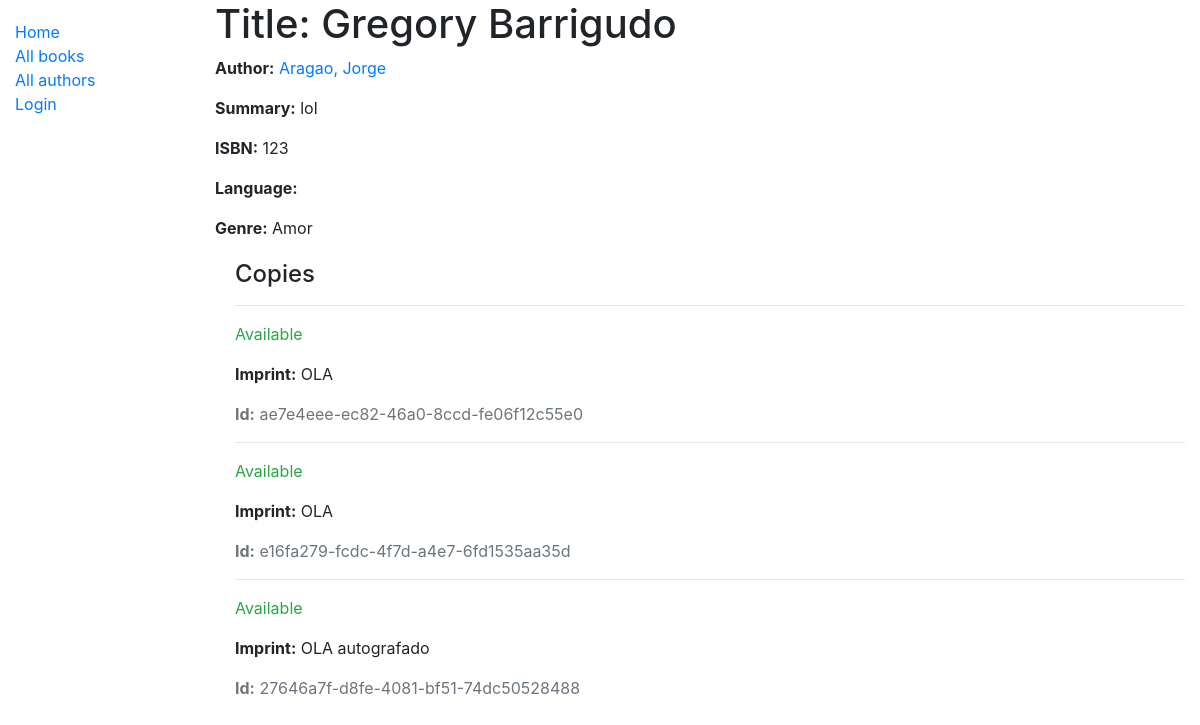
/catalog/book/1, run on the app's committed database.
### catalog/models.py (models this page shows, shortened)
class Book(models.Model):
    title = models.CharField(max_length=200)
    author = models.ForeignKey('Author', on_delete=models.SET_NULL, null=True)
    summary = models.TextField(max_length=1000, help_text='Enter a brief description of the book')
    isbn = models.CharField('ISBN', max_length=13, help_text='13 Character <a href="https://www.isbn-international.org/content/what-isbn">ISBN number</a>')
    genre = models.ManyToManyField(Genre, help_text='Select a genre for this book')

class Author(models.Model):
    first_name = models.CharField(max_length=100)
    last_name = models.CharField(max_length=100)
    date_of_birth = models.DateField(null=True, blank=True)
    date_of_death = models.DateField('Died', null=True, blank=True)
    class Meta:
        ordering = ['last_name', 'first_name']
    def __str__(self):
        return f'{self.last_name}, {self.first_name}'

class Genre(models.Model):
    name = models.CharField(max_length=200, help_text='Enter a book genre (e.g. Science Fiction)')
    def __str__(self):
        return self.name

class BookInstance(models.Model):
    id = models.UUIDField(primary_key=True, default=uuid.uuid4, help_text='Unique ID for this particular book across whole library')
    book = models.ForeignKey('Book', on_delete=models.SET_NULL, null=True)
    imprint = models.CharField(max_length=200)
    due_back = models.DateField(null=True, blank=True)
    borrower = models.ForeignKey(User, on_delete=models.SET_NULL, null=True, blank=True)
    LOAN_STATUS = (
        ('m', 'Maintenance'),
        ('o', 'On loan'),
        ('a', 'Available'),
        ('r', 'Reserved'),
    )
    status = models.CharField(
        max_length=1,
        choices=LOAN_STATUS,
        blank=True,
        default='m',
        help_text='Book availability',
    )
    class Meta:
        ordering = ['due_back']
        permissions = (("can_mark_returned", "Set book as returned"),)

### catalog/views.py (the view)
# urls.py: path('book/<int:pk>', views.BookDetailView.as_view(), name='book-detail'),
class BookDetailView(generic.DetailView):
    model = Book

### catalog/templates/catalog/book_detail.html (shortened to what this page needs)
{% extends "base_generic.html" %}
{% block content %}
  <h1>Title: {{ book.title }}</h1>
  <p><strong>Author:</strong> <a href="">{{ book.author }}</a></p>
  <p><strong>Summary:</strong> {{ book.summary }}</p>
  <p><strong>ISBN:</strong> {{ book.isbn }}</p>
  <p><strong>Language:</strong> {{ book.language }}</p>
  <p><strong>Genre:</strong> {% for genre in book.genre.all %} {{ genre }}{% if not forloop.last %}, {% endif %}{% endfor %}</p>
  <div style="margin-left:20px;margin-top:20px">
    <h4>Copies</h4>
    {% for copy in book.bookinstance_set.all %}
      <hr>
      <p class="{% if copy.status == 'a' %}text-success{% elif copy.status == 'm' %}text-danger{% else %}text-warning{% endif %}">{{ copy.get_status_display }}</p>
      <p><strong>Imprint:</strong> {{copy.imprint}}</p>
      <p class="text-muted"><strong>Id:</strong> {{copy.id}}</p>
    {% endfor %}
  </div>
{% endblock %}

### catalog/templates/base_generic.html (shortened to what this page needs)
<!doctype html>
<html lang="en">
  <head>
    <link
      rel="stylesheet"
      href="https://stackpath.bootstrapcdn.com/bootstrap/4.1.3/css/bootstrap.min.css"
 />
    {% load static %}
    <link rel="stylesheet" href="{% static 'css/styles.css' %}" />
  </head>
  <body>
    <div class="container-fluid">
      <div class="row">
        <div class="col-sm-2">
          {% block sidebar %}
            <ul class="sidebar-nav">
              <li><a href="{% url 'index' %}">Home</a></li>
              <li><a href="{% url 'books' %}">All books</a></li>
              <li><a href="">All authors</a></li>
              {% if user.is_authenticated %}
                <li>User: {{ user.get_username }}</li>
                <li><a href="{% url 'my-borrowed' %}">My Borrowed</a></li>
                <li><a href="{% url 'logout'%}?next={{request.path}}">Logout</a></li>
              {% else %}
                  <li><a href="{% url 'login'%}?next={{request.path}}">Login</a></li>
              {% endif %}
          {% endblock %}
        </div>
        <div class="col-sm-10">{% block content %}{% endblock %}</div>
      </div>
    </div>
  </body>
</html>

### data on the page
Book: title "Gregory Barrigudo", author "Aragao, Jorge", summary "lol", isbn "123"
Genre: name "Amor"
BookInstance: status "Available", imprint "OLA", id "ae7e4eee-ec82-46a0-8ccd-fe06f12c55e0"
BookInstance: status "Available", imprint "OLA", id "e16fa279-fcdc-4f7d-a4e7-6fd1535aa35d"
BookInstance: status "Available", imprint "OLA autografado", id "27646a7f-d8fe-4081-bf51-74dc50528488"
